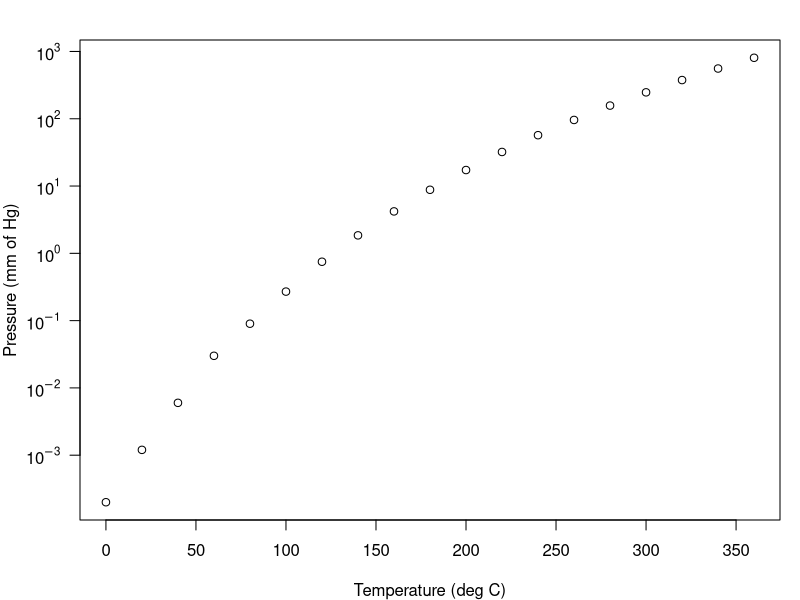

R code for this plot: (Note: this script raises an error after producing the figure.)
## ---- chunk 1
knitr::opts_chunk$set(echo = FALSE)
## ---- chunk 2
par(mar = c(4, 4, 2, 1))
plot(pressure,
  log = "y", yaxt = "n",
  xlab = "Temperature (deg C)",
  ylab = "Pressure (mm of Hg)"
)
axis(2,
  at = 10^(-3:3), las = 1,
  labels = expression(10^-3, 10^-2, 10^-1, 10^0, 10^1, 10^2, 10^3)
)
## ---- chunk 3
xfun::session_info(c(
  "bookdown", "rmarkdown", "knitr"
), dependencies = TRUE)
## ---- chunk 4
# automatically create a bib database for R packages
bib <- knitr::write_bib(
  x = c(
    .packages(), "knitr", "rmarkdown", "bookdown"
  ), file = NULL, prefix = ""
)
bib <- unlist(bib)
# remove the ugly single quotes required by CRAN policy
bib <- gsub("(\\\n)", " ", bib)
xfun::write_utf8(bib, "packages.bib")
